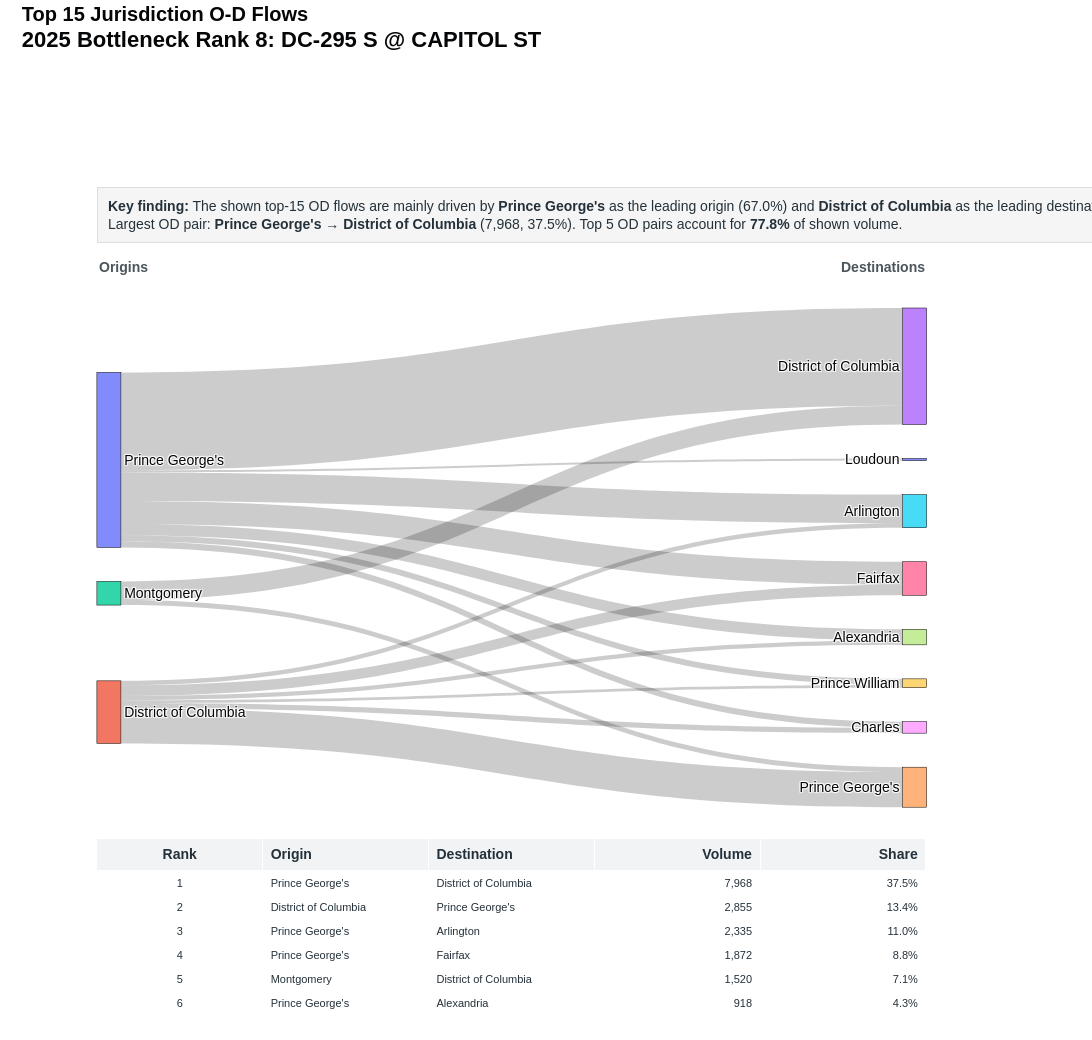

The notebook cell saved with this chart:
### Code cell
county_sankey = make_sankey(county_df, "Top 15 Jurisdiction O-D Flows")
county_sankey

### Figure 1 — Plotly figure (JSON) as saved in the notebook; plotly's stock layout.template omitted (floating-point values rounded to 4 significant figures)
{"data": [{"arrangement": "snap", "domain": {"x": [0.04, 0.94], "y": [0.26, 0.9]}, "link": {"customdata": [[1, "Prince George's", "District of Columbia", 7968, 0.3746], [2, "District of Columbia", "Prince George's", 2855, 0.1342], [3, "Prince George's", "Arlington", 2335, 0.1098], [4, "Prince George's", "Fairfax", 1872, 0.088], [5, "Montgomery", "District of Columbia", 1520, 0.07145], [6, "Prince George's", "Alexandria", 918, 0.04315], [7, "District of Columbia", "Fairfax", 858, 0.04033], [8, "Prince George's", "Charles", 495, 0.02327], [9, "Prince George's", "Prince William", 493, 0.02317], [10, "District of Columbia", "Charles", 436, 0.0205], [11, "Montgomery", "Prince George's", 405, 0.01904], [12, "District of Columbia", "Arlington", 365, 0.01716], [13, "District of Columbia", "Alexandria", 351, 0.0165], [14, "District of Columbia", "Prince William", 231, 0.01086], [15, "Prince George's", "Loudoun", 171, 0.008038]], "hovertemplate": "<b>OD Pair Rank %{customdata[0]}</b><br>%{customdata[1]} → %{customdata[2]}<br>Volume: %{customdata[3]:,.0f}<br>Share of shown top-15 volume: %{customdata[4]:.1%}<extra></extra>", "source": [0, 1, 0, 0, 2, 0, 1, 0, 0, 1, 2, 1, 1, 1, 0], "target": [3, 4, 5, 6, 3, 7, 6, 8, 9, 8, 4, 5, 7, 9, 10], "value": [7968.0, 2855.0, 2335.0, 1872.0, 1520.0, 918.0, 858.0, 495.0, 493.0, 436.0, 405.0, 365.0, 351.0, 231.0, 171.0]}, "node": {"hovertemplate": "<b>%{label}</b><br>Total shown OD volume: %{value:,.0f}<extra></extra>", "label": ["Prince George's", "District of Columbia", "Montgomery", "District of Columbia", "Prince George's", "Arlington", "Fairfax", "Alexandria", "Charles", "Prince William", "Loudoun"], "line": {"color": "black", "width": 0.5}, "pad": 34, "thickness": 24}, "type": "sankey"}, {"cells": {"align": ["center", "left", "left", "right", "right"], "fill": {"color": "white"}, "font": {"color": "#24313A", "size": 11}, "height": 24, "values": [[1, 2, 3, 4, 5, 6, 7, 8, 9, 10, 11, 12, 13, 14, 15], ["Prince George's", "District of Columbia", "Prince George's", "Prince George's", "Montgomery", "Prince George's", "District of Columbia", "Prince George's", "Prince George's", "District of Columbia", "Montgomery", "District of Columbia", "District of Columbia", "District of Columbia", "Prince George's"], ["District of Columbia", "Prince George's", "Arlington", "Fairfax", "District of Columbia", "Alexandria", "Fairfax", "Charles", "Prince William", "Charles", "Prince George's", "Arlington", "Alexandria", "Prince William", "Loudoun"], ["7,968", "2,855", "2,335", "1,872", "1,520", "918", "858", "495", "493", "436", "405", "365", "351", "231", "171"], ["37.5%", "13.4%", "11.0%", "8.8%", "7.1%", "4.3%", "4.0%", "2.3%", "2.3%", "2.0%", "1.9%", "1.7%", "1.6%", "1.1%", "0.8%"]]}, "domain": {"x": [0.04, 0.94], "y": [0, 0.22]}, "header": {"align": ["center", "left", "left", "right", "right"], "fill": {"color": "#F1F3F5"}, "font": {"color": "#24313A", "size": 14}, "height": 26, "values": ["<b>Rank</b>", "<b>Origin</b>", "<b>Destination</b>", "<b>Volume</b>", "<b>Share</b>"]}, "type": "table"}], "layout": {"annotations": [{"align": "left", "bgcolor": "rgba(245,245,245,0.98)", "bordercolor": "#D8DEE3", "borderpad": 10, "borderwidth": 1, "font": {"color": "#24313A", "size": 14}, "showarrow": false, "text": "<b>Key finding:</b> The shown top-15 OD flows are mainly driven by <b>Prince George's</b> as the leading origin (67.0%) and <b>District of Columbia</b> as the leading destination (44.6%).<br>Largest OD pair: <b>Prince George's → District of Columbia</b> (7,968, 37.5%). Top 5 OD pairs account for <b>77.8%</b> of shown volume.", "x": 0.04, "xref": "paper", "y": 1.055, "yref": "paper"}, {"align": "left", "font": {"color": "#4A555C", "size": 14}, "showarrow": false, "text": "<b>Origins</b>", "x": 0.04, "xref": "paper", "y": 0.965, "yref": "paper"}, {"align": "right", "font": {"color": "#4A555C", "size": 14}, "showarrow": false, "text": "<b>Destinations</b>", "x": 0.94, "xref": "paper", "y": 0.965, "yref": "paper"}], "font": {"color": "#050608", "family": "Arial", "size": 14}, "height": 1040, "margin": {"b": 30, "l": 60, "r": 110, "t": 230}, "paper_bgcolor": "white", "plot_bgcolor": "white", "title": {"text": "<b>Top 15 Jurisdiction O-D Flows</b><br><span style='font-size:22px'><b>2025 Bottleneck Rank 8: DC-295 S @ CAPITOL ST</b></span>", "x": 0.02, "xanchor": "left", "y": 0.98, "yanchor": "top"}, "width": 1250}}
